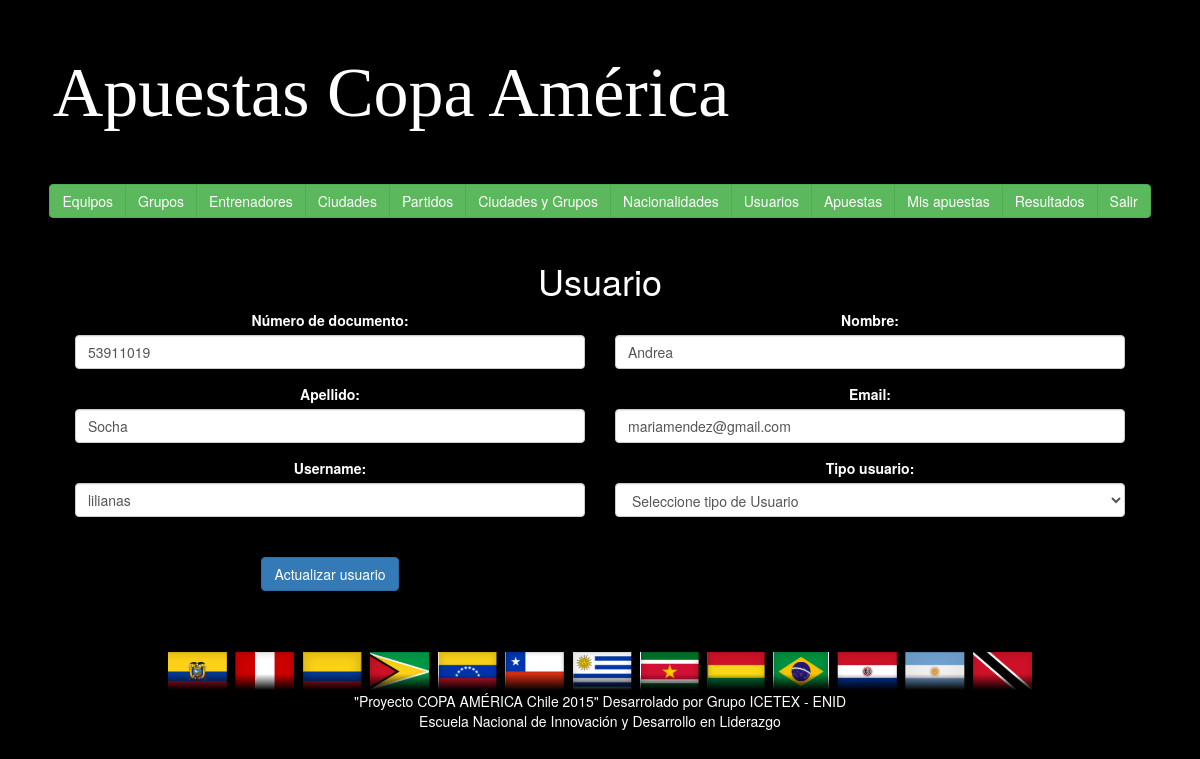
The app's page /home.php?var=25&idedit=10 (signed in) with its own data.
### tables this page shows
CREATE TABLE IF NOT EXISTS `tbusuario` (
`idusuario` int(11) NOT NULL,
  `nombre` varchar(25) NOT NULL,
  `apellido` varchar(25) NOT NULL,
  `numdoc` varchar(10) NOT NULL,
  `email` varchar(50) NOT NULL,
  `username` varchar(25) NOT NULL,
  `password` varchar(64) NOT NULL,
  `tipouser` int(11) NOT NULL
);

### controlador/Usuariocontroller.php (called while the page is built, shortened)
<?php
	include("modelo/musuario.php");
        $numdoc 	= isset($_POST['numdoc']) ? $_POST['numdoc'] : NULL;
        $nombre 	= isset($_POST['nombre']) ? $_POST['nombre'] : NULL;
		$apellido 	= isset($_POST['apellido']) ? $_POST['apellido'] : NULL;
        $email 		= isset($_POST['email']) ? $_POST['email'] : NULL;
        $tipouser 	= isset($_POST['tipouser']) ? $_POST['tipouser'] : NULL;
    	$username	= isset($_POST['username']) ? $_POST['username'] : NULL;
    	$password	= isset($_POST['pass']) ? $_POST['pass'] : NULL;
        $idedit         = isset($_GET['idedit']) ? $_GET['idedit'] : NULL;
        $usuario1 = new UsuarioController($numdoc, $nombre, $apellido, $email, $username, $password, $tipouser);
        if ($idedit)
        {
            $usuactu = $usuario1->getUsuario()->ConsultaUsuario($idedit);
        }
	class UsuarioController {
            private $usuario;
            public function __construct($numdoc, $nombre, $apellido, $email, $username, $password, $tipouser)
            {
                $this->usuario = new usuario($numdoc, $nombre, $apellido, $email, $username, $password, $tipouser);
            }
            public function getUsuario()
            {
                return $this->usuario;
            }
	}

### modelo/musuario.php (called while the page is built, shortened)
<?php
	include("controlador/conexion.php");
	include("functions.php");
	class usuario extends Funciones {
        public function ConsultaUsuario($idusuario)
        {
            $sql = "SELECT * FROM `tbusuario` WHERE `idusuario` = '$idusuario'";
            return $this->SeleccionDatos($sql);
        }
	}

### modelo/functions.php (called while the page is built, shortened)
<?php
	class Funciones {
        function SeleccionDatos($consulta)
        {
                $conexionBD = new conexion();
                $conexionBD -> conectarBD();
                $datos = $conexionBD -> ejeCon($consulta, 0);
                return $datos;
        }
}

### controlador/configuracion.php (called while the page is built)
<?php
	$serv_bd = "localhost";
	$usu_bd = "root";
	$pass_bd = "";
	$bd = "bdcopaamerica";
?>

### controlador/conexion.php (called while the page is built, shortened)
<?php
	class conexion {
		function conectarBD() {
			include("configuracion.php");
			$this -> link = mysql_connect ($serv_bd, $usu_bd, $pass_bd);
			$bd2 = mysql_select_db($bd);
		}
		function ejeCon($con, $op) {
			$this -> resultado = mysql_query($con) or die("La consulta fallo: ". mysql_error());
			if($op == 0) {
				while ($linea = mysql_fetch_array($this -> resultado)) {
					$arrayResultado[] = $linea;
				}
			} else {
				$arrayResultado[] = 0;
			}
			$resarr = isset ($arrayResultado) ? $arrayResultado: NULL;
			if($resarr) {
				return $arrayResultado;
			}
		}
	}
?>

### vista/vusuario.php (the view, shortened to what this page needs)
<?php include("controlador/Usuariocontroller.php"); ?>
<div class="container-fluid">
	<h1>Usuario</h1>
	<form action="" method="POST">
		<div class="form-group col-lg-6">
            <label for="">Número de documento:</label>
            <input type="text" class="form-control" name="numdoc" id="ingusu" value="<?= ($idedit)? $usuactu[0]['numdoc'] : '' ?>">
		</div>
		<div class="form-group col-lg-6">
            <label for="">Nombre:</label>
            <input type="text" class="form-control" name="nombre" value="<?= ($idedit)? $usuactu[0]['nombre'] : '' ?>">
		</div>
		<div class="form-group col-lg-6">
            <label for="">Apellido:</label>
            <input type="text" class="form-control" name="apellido" value="<?= ($idedit)? $usuactu[0]['apellido'] : '' ?>">
		</div>
		<div class="form-group col-lg-6">
            <label for="">Email:</label>
            <input type="email" class="form-control" name="email" value="<?= ($idedit)? $usuactu[0]['email'] : '' ?>">
		</div>
		<div class="form-group col-lg-6">
            <label for="">Username:</label>
            <input type="text" class="form-control" name="username" value="<?= ($idedit)? $usuactu[0]['username'] : '' ?>">
		</div>
        <?php if ($perfil==1): ?>
    		<div class="form-group col-lg-6">
                <label for="">Tipo usuario:</label>
                <select name="tipouser" id="" class="form-control">
                    <option value="<?= ($idedit)? $usuactu[0]['tipouser'] : '' ?>">Seleccione tipo de Usuario</option>
                </select>
    		</div>
        <?php else: ?>
            <input type="hidden" name="tipouser" value="2">
        <?php endif ?>
        <div class="form-group col-lg-6">
            <label>&nbsp;</label><br>
            <input type="submit" class="btn btn-primary" value="<?= ($idedit) ? 'Actualizar usuario' : 'Ingresar usuario' ?>">
        </div>
	</form>
</div>

### records on screen
tbusuario: numdoc "53911019", nombre "Andrea", apellido "Socha", email "mariamendez@gmail.com", username "lilianas"
